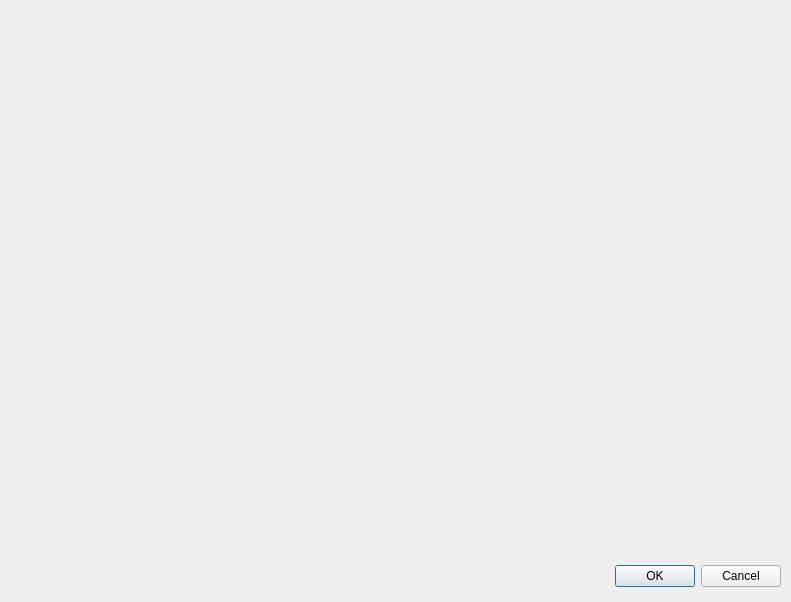
<?xml version="1.0" encoding="UTF-8"?>
<ui version="4.0">
 <class>DaKI</class>
 <widget class="QDialog" name="DaKI">
  <property name="geometry">
   <rect>
    <x>0</x>
    <y>0</y>
    <width>791</width>
    <height>602</height>
   </rect>
  </property>
  <property name="minimumSize">
   <size>
    <width>791</width>
    <height>602</height>
   </size>
  </property>
  <property name="maximumSize">
   <size>
    <width>791</width>
    <height>602</height>
   </size>
  </property>
  <property name="windowTitle">
   <string>CTLOS DaKI</string>
  </property>
  <property name="windowIcon">
   <iconset resource="img.qrc">
    <normaloff>:/images/logo.png</normaloff>:/images/logo.png</iconset>
  </property>
  <widget class="QDialogButtonBox" name="buttonBox">
   <property name="geometry">
    <rect>
     <x>440</x>
     <y>560</y>
     <width>341</width>
     <height>32</height>
    </rect>
   </property>
   <property name="orientation">
    <enum>Qt::Horizontal</enum>
   </property>
   <property name="standardButtons">
    <set>QDialogButtonBox::Cancel|QDialogButtonBox::Ok</set>
   </property>
  </widget>
 </widget>
 <resources>
  <include location="img.qrc"/>
 </resources>
 <connections>
  <connection>
   <sender>buttonBox</sender>
   <signal>accepted()</signal>
   <receiver>DaKI</receiver>
   <slot>accept()</slot>
   <hints>
    <hint type="sourcelabel">
     <x>248</x>
     <y>254</y>
    </hint>
    <hint type="destinationlabel">
     <x>157</x>
     <y>274</y>
    </hint>
   </hints>
  </connection>
  <connection>
   <sender>buttonBox</sender>
   <signal>rejected()</signal>
   <receiver>DaKI</receiver>
   <slot>reject()</slot>
   <hints>
    <hint type="sourcelabel">
     <x>316</x>
     <y>260</y>
    </hint>
    <hint type="destinationlabel">
     <x>286</x>
     <y>274</y>
    </hint>
   </hints>
  </connection>
 </connections>
</ui>
